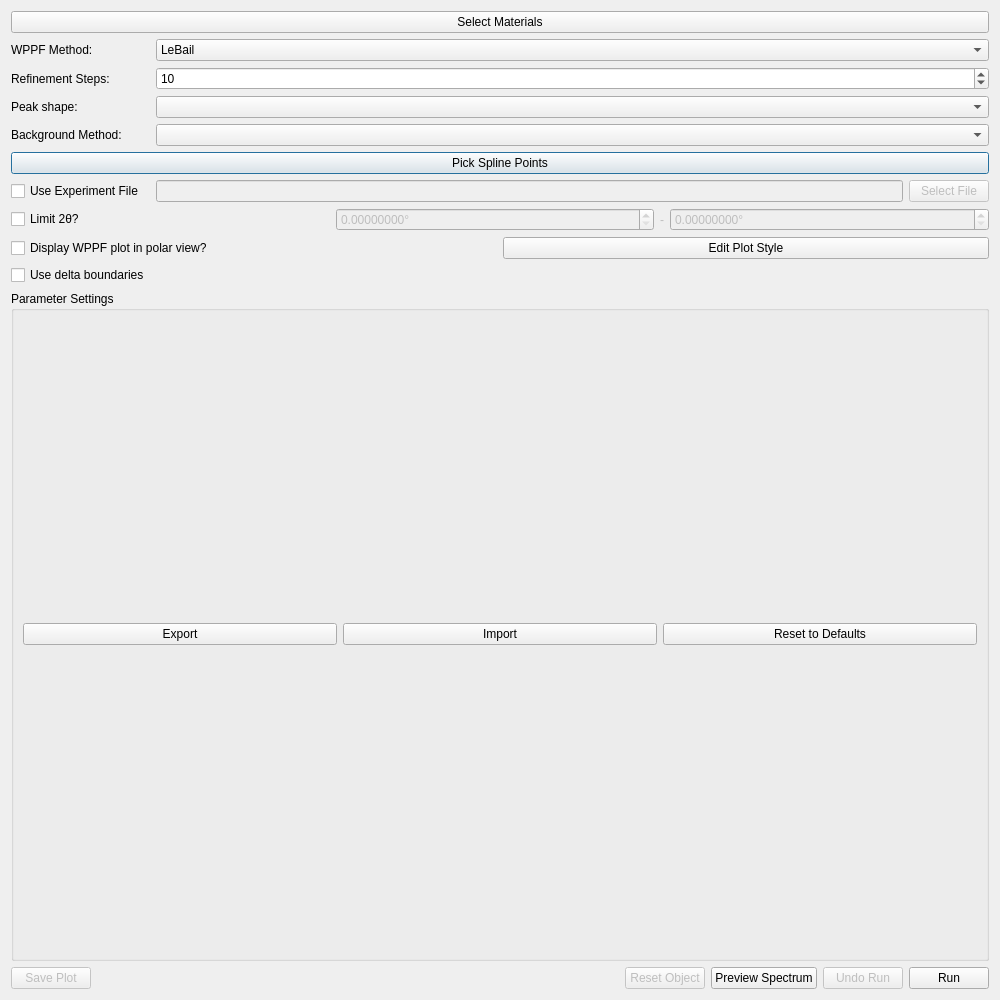
<?xml version="1.0" encoding="UTF-8"?>
<ui version="4.0">
 <class>wppf_options_dialog</class>
 <widget class="QDialog" name="wppf_options_dialog">
  <property name="geometry">
   <rect>
    <x>0</x>
    <y>0</y>
    <width>1000</width>
    <height>1000</height>
   </rect>
  </property>
  <property name="windowTitle">
   <string>WPPF Options Dialog</string>
  </property>
  <layout class="QGridLayout" name="gridLayout_2">
   <item row="5" column="0" colspan="3">
    <widget class="QPushButton" name="pick_spline_points">
     <property name="text">
      <string>Pick Spline Points</string>
     </property>
    </widget>
   </item>
   <item row="16" column="0" colspan="3">
    <widget class="QGroupBox" name="param_settings_group">
     <property name="title">
      <string>Parameter Settings</string>
     </property>
     <layout class="QHBoxLayout" name="horizontalLayout">
      <item>
       <widget class="QPushButton" name="export_params">
        <property name="text">
         <string>Export</string>
        </property>
       </widget>
      </item>
      <item>
       <widget class="QPushButton" name="import_params">
        <property name="text">
         <string>Import</string>
        </property>
       </widget>
      </item>
      <item>
       <widget class="QPushButton" name="reset_params_to_defaults">
        <property name="text">
         <string>Reset to Defaults</string>
        </property>
       </widget>
      </item>
     </layout>
    </widget>
   </item>
   <item row="7" column="0" colspan="3">
    <layout class="QVBoxLayout" name="background_method_parameters_layout"/>
   </item>
   <item row="1" column="0">
    <widget class="QLabel" name="method_label">
     <property name="text">
      <string>WPPF Method:</string>
     </property>
    </widget>
   </item>
   <item row="8" column="1">
    <widget class="QLineEdit" name="experiment_file">
     <property name="enabled">
      <bool>false</bool>
     </property>
     <property name="text">
      <string/>
     </property>
    </widget>
   </item>
   <item row="11" column="0" colspan="3">
    <layout class="QHBoxLayout" name="plot_options_layout">
     <item>
      <widget class="QCheckBox" name="display_wppf_plot">
       <property name="text">
        <string>Display WPPF plot in polar view?</string>
       </property>
      </widget>
     </item>
     <item>
      <widget class="QPushButton" name="edit_plot_style">
       <property name="text">
        <string>Edit Plot Style</string>
       </property>
      </widget>
     </item>
    </layout>
   </item>
   <item row="9" column="0" colspan="3">
    <layout class="QHBoxLayout" name="limit_tth_layout">
     <item>
      <widget class="QCheckBox" name="limit_tth">
       <property name="text">
        <string>Limit 2θ?</string>
       </property>
      </widget>
     </item>
     <item>
      <widget class="ScientificDoubleSpinBox" name="min_tth">
       <property name="enabled">
        <bool>false</bool>
       </property>
       <property name="keyboardTracking">
        <bool>false</bool>
       </property>
       <property name="suffix">
        <string>°</string>
       </property>
       <property name="decimals">
        <number>8</number>
       </property>
       <property name="maximum">
        <double>100000.000000000000000</double>
       </property>
      </widget>
     </item>
     <item>
      <widget class="QLabel" name="limit_tth_hyphen">
       <property name="enabled">
        <bool>false</bool>
       </property>
       <property name="sizePolicy">
        <sizepolicy hsizetype="Fixed" vsizetype="Preferred">
         <horstretch>0</horstretch>
         <verstretch>0</verstretch>
        </sizepolicy>
       </property>
       <property name="text">
        <string>-</string>
       </property>
      </widget>
     </item>
     <item>
      <widget class="ScientificDoubleSpinBox" name="max_tth">
       <property name="enabled">
        <bool>false</bool>
       </property>
       <property name="keyboardTracking">
        <bool>false</bool>
       </property>
       <property name="suffix">
        <string>°</string>
       </property>
       <property name="decimals">
        <number>8</number>
       </property>
       <property name="maximum">
        <double>100000.000000000000000</double>
       </property>
      </widget>
     </item>
    </layout>
   </item>
   <item row="1" column="1" colspan="2">
    <widget class="QComboBox" name="method">
     <item>
      <property name="text">
       <string>LeBail</string>
      </property>
     </item>
     <item>
      <property name="text">
       <string>Rietveld</string>
      </property>
     </item>
    </widget>
   </item>
   <item row="4" column="1" colspan="2">
    <widget class="QComboBox" name="background_method"/>
   </item>
   <item row="8" column="0">
    <widget class="QCheckBox" name="use_experiment_file">
     <property name="text">
      <string>Use Experiment File</string>
     </property>
    </widget>
   </item>
   <item row="4" column="0">
    <widget class="QLabel" name="background_method_label">
     <property name="text">
      <string>Background Method:</string>
     </property>
    </widget>
   </item>
   <item row="0" column="0" colspan="3">
    <widget class="QPushButton" name="select_materials_button">
     <property name="toolTip">
      <string>&lt;html&gt;&lt;head/&gt;&lt;body&gt;&lt;p&gt;Only materials with powder overlays can be selected&lt;/p&gt;&lt;/body&gt;&lt;/html&gt;</string>
     </property>
     <property name="text">
      <string>Select Materials</string>
     </property>
    </widget>
   </item>
   <item row="2" column="1" colspan="2">
    <widget class="QSpinBox" name="refinement_steps">
     <property name="minimum">
      <number>1</number>
     </property>
     <property name="maximum">
      <number>10000000</number>
     </property>
     <property name="value">
      <number>10</number>
     </property>
    </widget>
   </item>
   <item row="2" column="0">
    <widget class="QLabel" name="refinement_steps_label">
     <property name="text">
      <string>Refinement Steps:</string>
     </property>
    </widget>
   </item>
   <item row="18" column="0" colspan="3">
    <layout class="QHBoxLayout" name="button_layout">
     <item>
      <widget class="QPushButton" name="save_plot">
       <property name="enabled">
        <bool>false</bool>
       </property>
       <property name="text">
        <string>Save Plot</string>
       </property>
       <property name="icon">
        <iconset theme="document-save">
         <normaloff>.</normaloff>.</iconset>
       </property>
      </widget>
     </item>
     <item>
      <spacer name="button_layout_spacer">
       <property name="orientation">
        <enum>Qt::Horizontal</enum>
       </property>
       <property name="sizeHint" stdset="0">
        <size>
         <width>40</width>
         <height>20</height>
        </size>
       </property>
      </spacer>
     </item>
     <item>
      <widget class="QPushButton" name="reset_object">
       <property name="enabled">
        <bool>false</bool>
       </property>
       <property name="text">
        <string>Reset Object</string>
       </property>
       <property name="icon">
        <iconset theme="reload">
         <normaloff>.</normaloff>.</iconset>
       </property>
      </widget>
     </item>
     <item>
      <widget class="QPushButton" name="preview_spectrum">
       <property name="text">
        <string>Preview Spectrum</string>
       </property>
       <property name="icon">
        <iconset theme="user-desktop">
         <normaloff>.</normaloff>.</iconset>
       </property>
      </widget>
     </item>
     <item>
      <widget class="QPushButton" name="undo_last_run">
       <property name="enabled">
        <bool>false</bool>
       </property>
       <property name="text">
        <string>Undo Run</string>
       </property>
      </widget>
     </item>
     <item>
      <widget class="QPushButton" name="run_button">
       <property name="sizePolicy">
        <sizepolicy hsizetype="Fixed" vsizetype="Fixed">
         <horstretch>0</horstretch>
         <verstretch>0</verstretch>
        </sizepolicy>
       </property>
       <property name="text">
        <string>Run</string>
       </property>
       <property name="icon">
        <iconset theme="dialog-ok">
         <normaloff>.</normaloff>.</iconset>
       </property>
      </widget>
     </item>
    </layout>
   </item>
   <item row="3" column="0">
    <widget class="QLabel" name="peak_shape_label">
     <property name="text">
      <string>Peak shape:</string>
     </property>
    </widget>
   </item>
   <item row="13" column="0">
    <widget class="QCheckBox" name="delta_boundaries">
     <property name="text">
      <string>Use delta boundaries</string>
     </property>
    </widget>
   </item>
   <item row="8" column="2">
    <widget class="QPushButton" name="select_experiment_file_button">
     <property name="enabled">
      <bool>false</bool>
     </property>
     <property name="text">
      <string>Select File</string>
     </property>
    </widget>
   </item>
   <item row="3" column="1" colspan="2">
    <widget class="QComboBox" name="peak_shape"/>
   </item>
   <item row="15" column="0" colspan="3">
    <layout class="QVBoxLayout" name="tree_view_layout"/>
   </item>
  </layout>
 </widget>
 <customwidgets>
  <customwidget>
   <class>ScientificDoubleSpinBox</class>
   <extends>QDoubleSpinBox</extends>
   <header>scientificspinbox.py</header>
  </customwidget>
 </customwidgets>
 <tabstops>
  <tabstop>select_materials_button</tabstop>
  <tabstop>method</tabstop>
  <tabstop>refinement_steps</tabstop>
  <tabstop>peak_shape</tabstop>
  <tabstop>background_method</tabstop>
  <tabstop>pick_spline_points</tabstop>
  <tabstop>use_experiment_file</tabstop>
  <tabstop>experiment_file</tabstop>
  <tabstop>select_experiment_file_button</tabstop>
  <tabstop>limit_tth</tabstop>
  <tabstop>min_tth</tabstop>
  <tabstop>max_tth</tabstop>
  <tabstop>display_wppf_plot</tabstop>
  <tabstop>edit_plot_style</tabstop>
  <tabstop>delta_boundaries</tabstop>
  <tabstop>export_params</tabstop>
  <tabstop>import_params</tabstop>
  <tabstop>reset_params_to_defaults</tabstop>
  <tabstop>save_plot</tabstop>
  <tabstop>reset_object</tabstop>
  <tabstop>preview_spectrum</tabstop>
  <tabstop>run_button</tabstop>
 </tabstops>
 <resources/>
 <connections>
  <connection>
   <sender>use_experiment_file</sender>
   <signal>toggled(bool)</signal>
   <receiver>experiment_file</receiver>
   <slot>setEnabled(bool)</slot>
   <hints>
    <hint type="sourcelabel">
     <x>98</x>
     <y>191</y>
    </hint>
    <hint type="destinationlabel">
     <x>533</x>
     <y>192</y>
    </hint>
   </hints>
  </connection>
  <connection>
   <sender>use_experiment_file</sender>
   <signal>toggled(bool)</signal>
   <receiver>select_experiment_file_button</receiver>
   <slot>setEnabled(bool)</slot>
   <hints>
    <hint type="sourcelabel">
     <x>98</x>
     <y>191</y>
    </hint>
    <hint type="destinationlabel">
     <x>625</x>
     <y>192</y>
    </hint>
   </hints>
  </connection>
  <connection>
   <sender>limit_tth</sender>
   <signal>toggled(bool)</signal>
   <receiver>min_tth</receiver>
   <slot>setEnabled(bool)</slot>
   <hints>
    <hint type="sourcelabel">
     <x>109</x>
     <y>254</y>
    </hint>
    <hint type="destinationlabel">
     <x>310</x>
     <y>254</y>
    </hint>
   </hints>
  </connection>
  <connection>
   <sender>limit_tth</sender>
   <signal>toggled(bool)</signal>
   <receiver>limit_tth_hyphen</receiver>
   <slot>setEnabled(bool)</slot>
   <hints>
    <hint type="sourcelabel">
     <x>109</x>
     <y>254</y>
    </hint>
    <hint type="destinationlabel">
     <x>417</x>
     <y>254</y>
    </hint>
   </hints>
  </connection>
  <connection>
   <sender>limit_tth</sender>
   <signal>toggled(bool)</signal>
   <receiver>max_tth</receiver>
   <slot>setEnabled(bool)</slot>
   <hints>
    <hint type="sourcelabel">
     <x>109</x>
     <y>254</y>
    </hint>
    <hint type="destinationlabel">
     <x>525</x>
     <y>254</y>
    </hint>
   </hints>
  </connection>
 </connections>
</ui>
